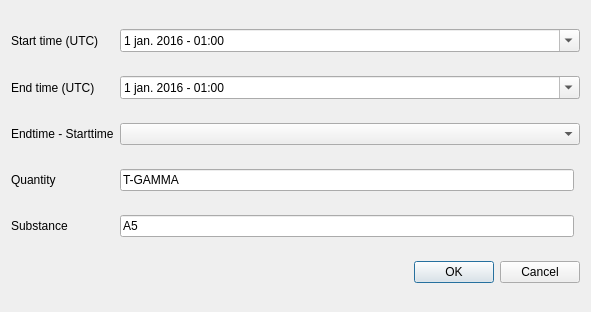
<?xml version="1.0" encoding="UTF-8"?>
<ui version="4.0">
 <class>Dialog</class>
 <widget class="QDialog" name="Dialog">
  <property name="geometry">
   <rect>
    <x>0</x>
    <y>0</y>
    <width>591</width>
    <height>312</height>
   </rect>
  </property>
  <property name="windowTitle">
   <string>Dialog</string>
  </property>
  <layout class="QGridLayout" name="gridLayout">
   <item row="0" column="1" colspan="2">
    <widget class="QDateTimeEdit" name="dateTime_start">
     <property name="locale">
      <locale language="Dutch" country="Netherlands"/>
     </property>
     <property name="dateTime">
      <datetime>
       <hour>1</hour>
       <minute>0</minute>
       <second>0</second>
       <year>2016</year>
       <month>1</month>
       <day>1</day>
      </datetime>
     </property>
     <property name="displayFormat">
      <string>d MMM yyyy - HH:mm</string>
     </property>
     <property name="calendarPopup">
      <bool>true</bool>
     </property>
    </widget>
   </item>
   <item row="4" column="0">
    <widget class="QLabel" name="lbl_substance">
     <property name="text">
      <string>Substance</string>
     </property>
    </widget>
   </item>
   <item row="3" column="0">
    <widget class="QLabel" name="lbl_quantity">
     <property name="text">
      <string>Quantity</string>
     </property>
    </widget>
   </item>
   <item row="2" column="0">
    <widget class="QLabel" name="lbl_endminusstart">
     <property name="text">
      <string>Endtime - Starttime</string>
     </property>
    </widget>
   </item>
   <item row="4" column="1">
    <widget class="QLineEdit" name="le_substance">
     <property name="text">
      <string>A5</string>
     </property>
    </widget>
   </item>
   <item row="1" column="0">
    <widget class="QLabel" name="lbl_end_time">
     <property name="text">
      <string>End time (UTC)</string>
     </property>
    </widget>
   </item>
   <item row="1" column="1" colspan="2">
    <widget class="QDateTimeEdit" name="dateTime_end">
     <property name="locale">
      <locale language="Dutch" country="Netherlands"/>
     </property>
     <property name="dateTime">
      <datetime>
       <hour>1</hour>
       <minute>0</minute>
       <second>0</second>
       <year>2016</year>
       <month>1</month>
       <day>1</day>
      </datetime>
     </property>
     <property name="displayFormat">
      <string>d MMM yyyy - HH:mm</string>
     </property>
     <property name="calendarPopup">
      <bool>true</bool>
     </property>
    </widget>
   </item>
   <item row="3" column="1">
    <widget class="QLineEdit" name="le_quantity">
     <property name="text">
      <string>T-GAMMA</string>
     </property>
    </widget>
   </item>
   <item row="0" column="0">
    <widget class="QLabel" name="lbl_start_time">
     <property name="text">
      <string>Start time (UTC)</string>
     </property>
    </widget>
   </item>
   <item row="2" column="1" colspan="2">
    <widget class="QComboBox" name="combo_endminusstart">
     <property name="editable">
      <bool>false</bool>
     </property>
    </widget>
   </item>
   <item row="5" column="0" colspan="3">
    <widget class="QDialogButtonBox" name="buttonBox">
     <property name="orientation">
      <enum>Qt::Horizontal</enum>
     </property>
     <property name="standardButtons">
      <set>QDialogButtonBox::Cancel|QDialogButtonBox::Ok</set>
     </property>
    </widget>
   </item>
  </layout>
 </widget>
 <resources/>
 <connections>
  <connection>
   <sender>buttonBox</sender>
   <signal>accepted()</signal>
   <receiver>Dialog</receiver>
   <slot>accept()</slot>
   <hints>
    <hint type="sourcelabel">
     <x>248</x>
     <y>254</y>
    </hint>
    <hint type="destinationlabel">
     <x>157</x>
     <y>274</y>
    </hint>
   </hints>
  </connection>
  <connection>
   <sender>buttonBox</sender>
   <signal>rejected()</signal>
   <receiver>Dialog</receiver>
   <slot>reject()</slot>
   <hints>
    <hint type="sourcelabel">
     <x>316</x>
     <y>260</y>
    </hint>
    <hint type="destinationlabel">
     <x>286</x>
     <y>274</y>
    </hint>
   </hints>
  </connection>
 </connections>
</ui>
